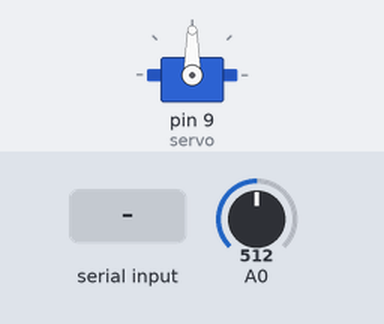
The sketch below on a simulated Arduino Uno, built with avr-gcc and run on an emulated ATmega328P. Shown: servo. Inputs (shaded band) come from the test bench; at power-on: A0 = 512. What the sketch prints to the serial monitor is not drawn.

Above: at 1.2 s.
1.3 s: "30,150\n" received over Serial
At 3.2 s:
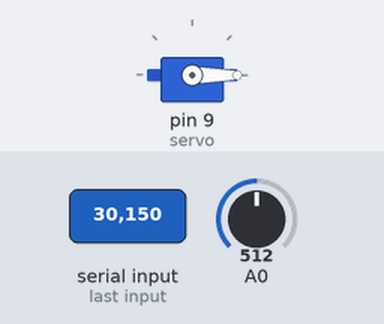
3.8 s: "90,45\n" received over Serial
At 4.3 s:
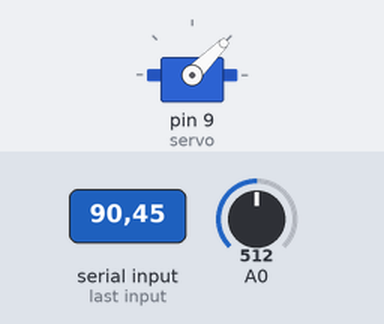
6.3 s: "200\n" received over Serial
At 7.0 s:
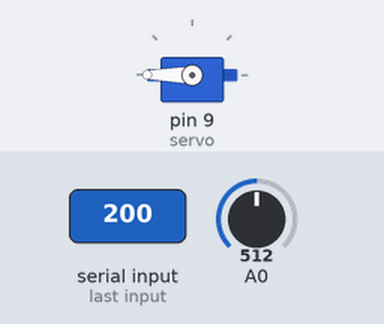
Timing chart, 0 to 9.3 s (numbered marks = the images above; inputs shaded):
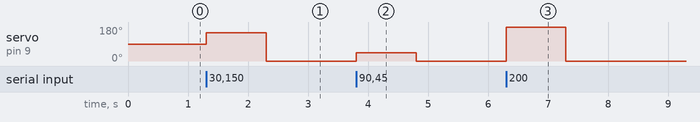

Measured:
- after the input at 1.3 s, servo on pin 9 (servo): 90° → 150° at once, → 0° 1.0 s later
- after the input at 3.8 s, servo on pin 9 (servo): 0° → 45° at once, → 0° 1.0 s later
- after the input at 6.3 s, servo on pin 9 (servo): 0° → 180° at once, → 0° 1.0 s later

The sketch:

tutorial_hw.ino
```cpp
#include<Servo.h>

Servo servo;

void setup()
{
  servo.attach(9);
  Serial.begin(115200);
}

void loop()
{
  if (Serial.available()) {
    servo.write(Serial.parseInt());
    Serial.print(analogRead(A0));
  }
}
```
